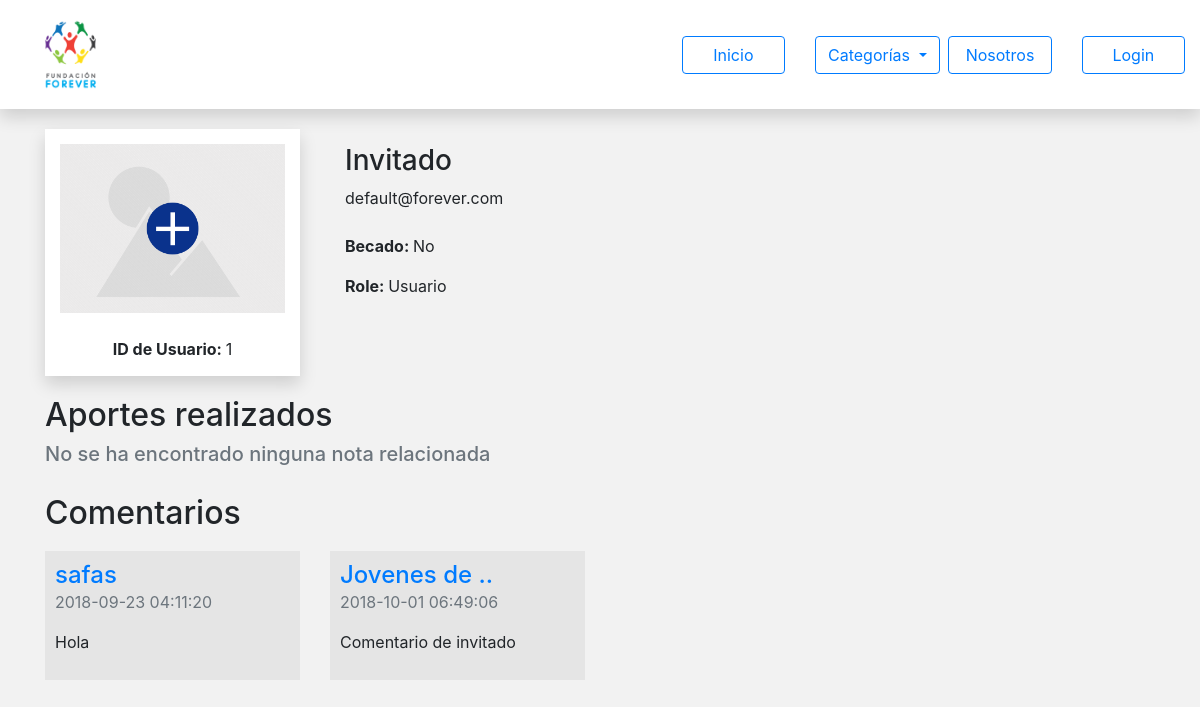
/profile.php?idP=1, run on the app's committed database.
### tables this page shows
CREATE TABLE `usuario` (
  `id_usuario` int(11) NOT NULL,
  `nombre` varchar(40) DEFAULT NULL,
  `apellido` varchar(40) DEFAULT NULL,
  `foto` varchar(500) DEFAULT NULL,
  `email` varchar(200) DEFAULT NULL,
  `password` varchar(25) DEFAULT NULL,
  `fecha` timestamp NOT NULL DEFAULT CURRENT_TIMESTAMP,
  `becado` varchar(2) DEFAULT NULL,
  `role` int(11) NOT NULL,
  `llave` int(11) NOT NULL,
  `estado` int(11) NOT NULL
);

CREATE TABLE `roles` (
  `id_role` int(11) NOT NULL,
  `nombre` varchar(25) NOT NULL,
  `vn` int(2) NOT NULL,
  `sa` int(2) NOT NULL,
  `ec_todos` int(2) NOT NULL,
  `an` int(2) NOT NULL,
  `ad_n` int(2) NOT NULL,
  `ct` int(2) NOT NULL
);

CREATE TABLE `comments` (
  `id_comentario` int(11) NOT NULL,
  `id_usuario` int(11) NOT NULL,
  `id_publicacion` int(11) NOT NULL,
  `contenido` varchar(2000) NOT NULL,
  `fecha` timestamp NOT NULL DEFAULT CURRENT_TIMESTAMP ON UPDATE CURRENT_TIMESTAMP
);

CREATE TABLE `publicacion` (
  `id_publicacion` int(11) NOT NULL,
  `titulo` varchar(60) DEFAULT NULL,
  `bajada` varchar(300) DEFAULT NULL,
  `contenido` mediumtext NOT NULL,
  `banner` varchar(400) DEFAULT NULL,
  `fuentes` varchar(1000) NOT NULL,
  `categoria` varchar(100) DEFAULT NULL,
  `fecha` timestamp NOT NULL DEFAULT CURRENT_TIMESTAMP,
  `actualizacion` timestamp NOT NULL DEFAULT CURRENT_TIMESTAMP,
  `id_usuario` int(11) DEFAULT NULL,
  `estado` int(11) NOT NULL
);

### template/bodyProfile.php (the view, shortened to what this page needs)
	<div class="container" style="margin-top: 20px;">
		<div class="row">
			<div class="col-md-3">
				<div class="shadow" style="background: white;padding: 15px;">
					<img src="<?php echo $photo; ?>" alt="Perfil" width="100%"><br><br>
					<p class="mar-0 text-center"><b>ID de Usuario: </b><?php echo $row['id_usuario']; ?></p>
				</div>
			</div>
			<div class="col-md-9">
				<div style="padding: 15px;">
					<div>
						<h3><?php echo $nombre; ?></h3>
						<p class="mar-0"><?php echo $row['email']; ?></p>
					</div><br>
					<div>
						<p><b>Becado: </b><?php echo $row['becado']; ?></p>
					</div>
					<div>
						<p><b>Role: </b><?php echo $roleUser; ?></p>
					</div>
				</div>
			</div>
		</div>
	</div>
	<div class="container">
		<div class="row">
			<div class="col-md-12">
				<h2 style="margin-top: 20px;">Aportes realizados</h2>
				<div class="row">
<?php
		$SANotes = $con -> query("SELECT * FROM publicacion WHERE id_usuario='$idU' AND estado='1'");
		$num = $SANotes -> num_rows;
	if ($num > 0) {
		while ( $row = $SANotes -> fetch_array() ) {
?>
					<div class="col-md-3" style="margin-top:10px;">
						<div class="secondary-note">
							<div class="img-cut-small">
								<?php
									$illustration = $row['banner'];
									$pos = strpos($illustration, 'https://www.youtube.com');
									$pos2 = strpos($illustration, 'dropboxusercontent');
									if ($pos !== false) {
										echo '<iframe width="100%" height="100%" src="'.$illustration.'" frameborder="0" autoplay="none" allowfullscreen></iframe>';
									} else if( $pos2 !== false ){
										echo '<video src="'.$illustration.'" width="100%" height="100%" frameborder="0" controls allowfullscreen preload autostart="false"></video>';
									} else {
										echo '<img src="'.$illustration.'" alt="Banner" width="100%">';
									}
								?>
							</div>
							<span><?php echo $row['actualizacion'] ?></span>
							<div style="height: 100px;max-height: 100px;">
								<a href="note.php?idP=<?php echo $row['id_publicacion'] ?>" class="no-resalt"><h3 style="color: #1277BD;" title="<?php echo $row['titulo']; ?>"><?php
									$st = strlen($row['titulo']);
									if($st > 20 ){
										echo substr($row['titulo'], 0,20);echo "...";
									}else{
										echo $row['titulo'];
									};
								?></h3></a>
							</div>
						<?php
							if ($options === true) {
						?>
							<div class="row">
								<div class="col-4 text-center">
									<button class="btn btn-outline-dark" style="margin-right: 5%;" name="btnNoteAction" data-toggle="tooltip" data-placement="bottom" title="Activar/Desactivar" id="setNote" data-id="<?php echo $row['id_publicacion']; ?>">
										<?php
											$id = $row['id_publicacion'];
											$estado = $row['estado'];
											if ($estado === "0")
											{
												echo '<i class="material-icons" id="lockType'.$id.'">lock</i>';
											}
											else
											{
												echo '<i class="material-icons" id="lockType'.$id.'">lock_open</i>';
											}
										?>
									</button>
								</div>
								<div class="col-4 text-center">
									<a href="admin/functions/editNote.php?id=<?php echo $row['id_publicacion']; ?>&dir=profile"><button class="btn btn-outline-dark" style="margin-right: 5%;" name="btnNoteAction" data-toggle="tooltip" data-placement="bottom" title="Editar">
										<i class="material-icons">mode_edit</i>
									</button></a>
								</div>
								<div class="col-4 text-center">
									<div class="dropdown">
									  <button class="btn btn-outline-dark" type="button" id="dropdownMenu2" data-toggle="dropdown" aria-haspopup="true" aria-expanded="false">
									    <i class="material-icons">more_horiz</i>
									  </button>
									  <div class="dropdown-menu" aria-labelledby="dropdownMenu2">
									    <button class="dropdown-item" type="button" id="delNote" data-id="<?php echo $row['id_publicacion']; ?>">Eliminar</button>
									  </div>
									</div>
								</div>
							</div>
						<?php
							} else {
						?>
							<div class="row">
								<div class="col-md-6 right-text">
									<button id="share-btn" data-id="<?php echo $array1['id_publicacion']; ?>" class="btn" style="background: #659622;color: white;">COMPARTIR</button>
								</div>
							</div>
						<?php
							};
						?>
						</div>
					</div>
<?php
		};
	} else {
		echo '<div class="col-md-12"><h5 class="text-secondary">No se ha encontrado ninguna nota relacionada</h5></div>';
	}
?>
				</div>
			</div>
		</div>
	</div>
	<div class="container">
		<div class="row">
			<div class="col-md-12">
				<h2 style="margin-top: 20px;">Comentarios</h2>
				<div class="row">
<?php
		$SANotes = $con -> query("SELECT * FROM comments WHERE id_usuario='$idU'");
		$num = $SANotes -> num_rows;
	if ($num > 0) {
		$i = 1;
		while ( $row = $SANotes -> fetch_array() ) {
			$publicacion = $row['id_publicacion'];
			$sql = $con -> query("SELECT * FROM publicacion WHERE id_publicacion='$publicacion'");
			$res = $sql -> fetch_array();
			$publicacion = $res['titulo'];
			$state = $res['estado'];
			if ($state === '1') {
?>
					<div class="col-md-3" style="margin-top:10px;">
						<div class="secondary-note" id="box-<?php echo $i; ?>">
							<a href="note.php?idP=<?php echo $res['id_publicacion']; ?>"><h4 class="mar-0"><?php echo $publicacion; ?></h4></a>
							<p class="text-secondary"><?php echo $row['fecha']; ?></p>
							<p><?php echo $row['contenido']; ?></p>
						</div>
					</div>
<?php
			};
			$i = $i+1;
		};
	} else {
		echo '<div class="col-md-12"><h5 class="text-secondary">No has comentado nada aún.</h5></div>';
	}
?>
				</div>
			</div>
		</div>
	</div>

### css/main.css (style rules this page uses)
body { padding-bottom: 20px; background: #F2F2F2; }
.mar-0 { margin: 0; }
.secondary-note { background: #E5E5E5; padding: 10px; }

### data on the page
usuario: id_usuario "1", nombre "Invitado", email "default@forever.com", becado "No"
roles: nombre "Usuario"
comments: id_publicacion.titulo "safas", fecha "2018-09-23 04:11:20", contenido "Hola"
comments: id_publicacion.titulo "Jovenes de ..", fecha "2018-10-01 06:49:06", contenido "Comentario de invitado"
